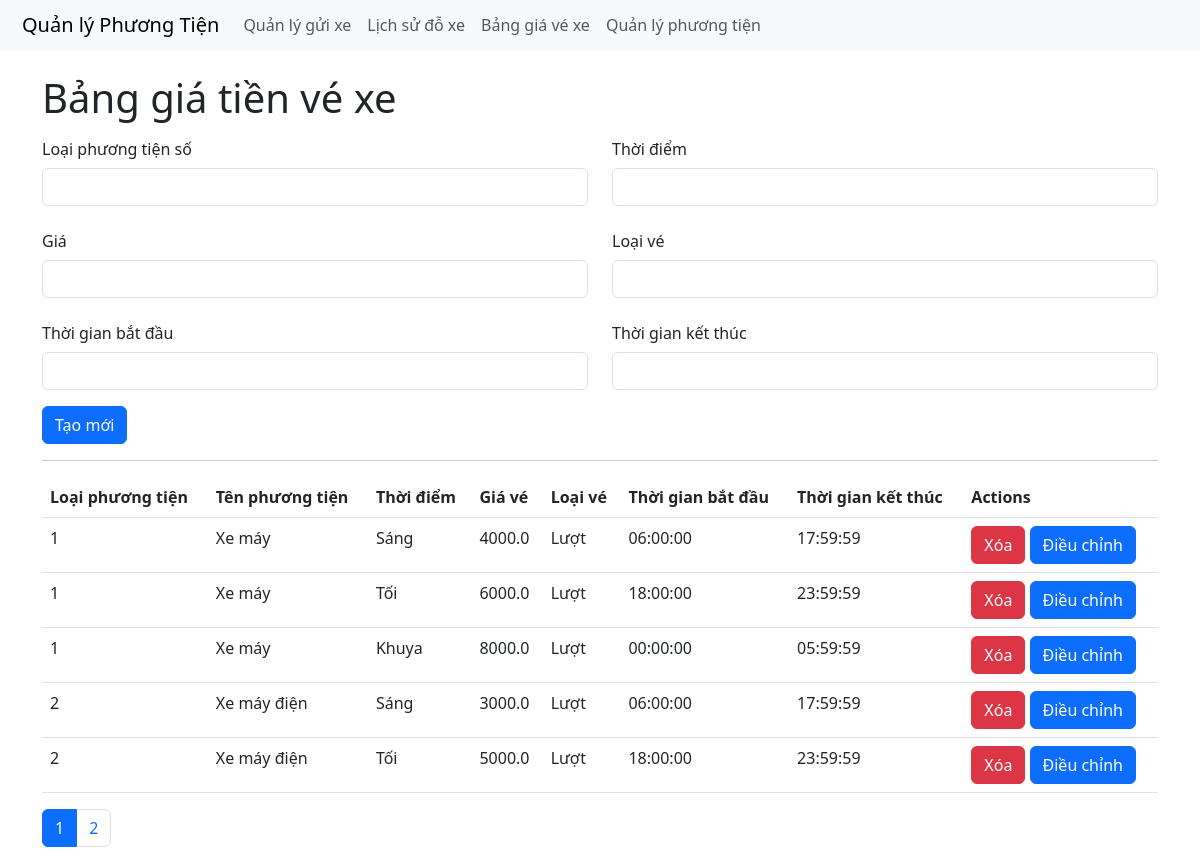
The page /price_convention on the database its author committed.
### tables this page shows
CREATE TABLE PriceConvention (
            ID INTEGER PRIMARY KEY AUTOINCREMENT,
            VehicleTypeID INTEGER NOT NULL,
            Time TEXT NOT NULL,
            Price REAL NOT NULL,
            TicketType TEXT NOT NULL,
            StartTime TEXT NOT NULL,
            EndTime TEXT NOT NULL,
            FOREIGN KEY (VehicleTypeID) REFERENCES VehicleType(ID)
        );

CREATE TABLE VehicleType (
            ID INTEGER PRIMARY KEY AUTOINCREMENT,
            Name TEXT NOT NULL
        );

### app.py (the view)
@app.route('/price_convention', methods=['GET'])
def get_all_price_conventions():
    try:
        page = request.args.get('page', 1, type=int)
        per_page = 5  # Số lượng bản ghi trên mỗi trang
        start = (page - 1) * per_page
        end = start + per_page
        with sqlite3.connect("parking.db") as conn:
            conn.row_factory = sqlite3.Row
            cursor = conn.cursor()
            cursor.execute('''
                SELECT PriceConvention.*, VehicleType.Name AS VehicleTypeName
                FROM PriceConvention
                JOIN VehicleType ON PriceConvention.VehicleTypeID = VehicleType.ID
            ''')
            rows = cursor.fetchall()
            total_items = len(rows)
            total_pages = (total_items + per_page - 1) // per_page
            data = [dict(row) for row in rows[start:end]]
        return render_template(
            'price_convention.html',
            price_conventions=data,
            current_page=page,
            total_pages=total_pages
        )
    except Exception as e:
        return render_template('price_convention.html', error=str(e))

### app.py (called while the page is built)
@app.after_request
def disable_caching(response):
    response.headers['Cache-Control'] = 'no-store'
    return response

### templates/price_convention.html (shortened to what this page needs)
{% extends "base.html" %}
{% block content %}
<h1>Bảng giá tiền vé xe</h1>
<form method="POST" action="/price_convention">
    <div class="mb-3 row">
        <label for="vehicleTypeID" class="col-sm-6 col-form-label">Loại phương tiện số</label>
        <label for="time" class="col-sm-6 col-form-label">Thời điểm</label>
        <div class="col-sm-6">
            <input type="number" class="form-control" id="vehicleTypeID" name="VehicleTypeID" required>
        </div>
        <div class="col-sm-6">
            <input type="text" class="form-control" id="time" name="Time" required>
        </div>
    </div>
    <div class="mb-3 row">
        <label for="price" class="col-sm-6 col-form-label">Giá </label>
        <label for="ticketType" class="col-sm-6 col-form-label">Loại vé</label>
        <div class="col-sm-6">
            <input type="number" class="form-control" id="price" name="Price" required>
        </div>
        <div class="col-sm-6">
            <input type="text" class="form-control" id="ticketType" name="TicketType" required>
        </div>
    </div>
    <div class="mb-3 row">
        <label for="startTime" class="col-sm-6 col-form-label">Thời gian bắt đầu</label>
        <label for="endTime" class="col-sm-6 col-form-label">Thời gian kết thúc</label>
        <div class="col-sm-6">
            <input type="text" class="form-control" id="startTime" name="StartTime" required>
        </div>
        <div class="col-sm-6">
            <input type="text" class="form-control" id="endTime" name="EndTime" required>
        </div>
    </div>
    <button type="submit" class="btn btn-primary">Tạo mới</button>
</form>
<hr>
<table class="table">
    <thead>
        <tr>
            <th>Loại phương tiện</th>
            <th>Tên phương tiện</th>
            <th>Thời điểm</th>
            <th>Giá vé</th>
            <th>Loại vé</th>
            <th>Thời gian bắt đầu</th>
            <th>Thời gian kết thúc</th>
            <th>Actions</th>
        </tr>
    </thead>
    <tbody>
        {% for item in price_conventions %}
        <tr>
            <td>{{ item.VehicleTypeID }}</td>
            <td>{{ item.VehicleTypeName }}</td>
            <td>{{ item.Time }}</td>
            <td>{{ item.Price }}</td>
            <td>{{ item.TicketType }}</td>
            <td>{{ item.StartTime }}</td>
            <td>{{ item.EndTime }}</td>
            <td>
                <form method="POST" action="/price_convention/delete/{{ item.ID }}" class="d-inline">
                    <button type="submit" class="btn btn-danger delete-btn">Xóa</button>
                </form>
                <button
                    type="button"
                    class="btn btn-primary"
                    data-bs-toggle="modal"
                    data-bs-target="#editModal{{ item.ID }}">
                    Điều chỉnh
                </button>
            </td>
        </tr>
        {% endfor %}
    </tbody>
</table>
<nav>
    <ul class="pagination">
        {% for page in range(1, total_pages + 1) %}
        <li class="page-item {% if page == current_page %}active{% endif %}">
            <a class="page-link" href="/price_convention?page={{ page }}">{{ page }}</a>
        </li>
        {% endfor %}
    </ul>
</nav>
{% endblock %}

### templates/base.html (shortened to what this page needs)
<!DOCTYPE html>
<html lang="en">
<head>
    <link href="https://cdn.jsdelivr.net/npm/bootstrap@5.3.0-alpha1/dist/css/bootstrap.min.css" rel="stylesheet">
</head>
<body>
    <nav class="navbar navbar-expand-lg navbar-light bg-light">
        <div class="container-fluid">
            <a class="navbar-brand" id="parkingManagement" href="/">Quản lý Phương Tiện</a>
            <div class="collapse navbar-collapse">
                <ul class="navbar-nav">
                    <li class="nav-item active" id="add_parking_fee"><a class="nav-link" href="/actual_parking_fee_processing">Quản lý gửi xe</a></li>
                    <li class="nav-item active" id="actual_parking_fee"><a class="nav-link" href="/actual_parking_fee">Lịch sử đỗ xe</a></li>
                    <li class="nav-item active" id="price_convention"><a class="nav-link" href="/price_convention">Bảng giá vé xe</a></li>
                    <li class="nav-item active" id="vehicle_type"><a class="nav-link" href="/vehicle_type">Quản lý phương tiện</a></li>
                </ul>
            </div>
        </div>
    </nav>
    <div class="container mt-4">
        {% block content %}{% endblock %}
    </div>
</body>
</html>

### templates/base.html (style rules this page uses)
.navbar { padding : 5px 10px }

### rows shown on the page
PriceConvention: VehicleTypeID "1", VehicleTypeName "Xe máy", Time "Sáng", Price "4000.0", TicketType "Lượt", StartTime "06:00:00", EndTime "17:59:59"
PriceConvention: VehicleTypeID "1", VehicleTypeName "Xe máy", Time "Tối", Price "6000.0", TicketType "Lượt", StartTime "18:00:00", EndTime "23:59:59"
PriceConvention: VehicleTypeID "1", VehicleTypeName "Xe máy", Time "Khuya", Price "8000.0", TicketType "Lượt", StartTime "00:00:00", EndTime "05:59:59"
PriceConvention: VehicleTypeID "2", VehicleTypeName "Xe máy điện", Time "Sáng", Price "3000.0", TicketType "Lượt", StartTime "06:00:00", EndTime "17:59:59"
PriceConvention: VehicleTypeID "2", VehicleTypeName "Xe máy điện", Time "Tối", Price "5000.0", TicketType "Lượt", StartTime "18:00:00", EndTime "23:59:59"

### other values the page prints
{{ page }} "1" "2"
